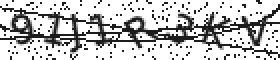
#> input picture captchas/some6.png, 140 x 30 px (shown 2 times larger)
$ python captcha_decoder.py
#> lines starting #> are read from the running program, lines starting #| are printed output that depends on the picture; after the words box and inside, x2 and y2 are one past the last pixel; in counts of white or black regions, pixels touching at a corner belong together
from PIL import Image, ImageFilter
import matplotlib.pyplot as plt
import numpy as np
from skimage.morphology import erosion, dilation, flood
def get_crop_sizes(x):
	top, bottom, right, left = 0,0,0,0
	height, width = x.shape
	print(height, width)

	for i in range(height):
		if np.sum(x[i, :]) != 255*width:
			top = i
			break

	for i in reversed(range(height)):
		if np.sum(x[i, :]) != 255*width:
			bottom = i
			break

	for i in range(width):
		print(i)
		if np.sum(x[:,i]) != 255*height:
			left = i
			break
	for i in reversed( range(width) ):
		if np.sum(x[:, i]) != 255*height:
			right = i
			break


	return top, bottom, right, left


def get_char_locs(im2):
	letters = []


	inletter = False
	foundletter=False
	start = 0
	end = 0


	for y in range(im2.size[0]): # slice across
	  for x in range(im2.size[1]): # slice down
	    pix = im2.getpixel((y,x))
	    if pix != 255:
	      inletter = True
	  if foundletter == False and inletter == True:
	    foundletter = True
	    start = y

	  if foundletter == True and inletter == False:
	    foundletter = False
	    end = y
	    letters.append((start,end))

	  inletter=False
	return letters

def segment_letters(im2, letters):
	count = 0
	characters = []
	for letter in letters:
	  characters.append( im2.crop(( letter[0] , 0, letter[1], im2.size[1] )) )

	return characters

THRESHOLD = 230


im1 = Image.open("captchas/some6.png")
#> im1 is the input picture: PIL image 140x30 RGB; min 28, max 255, mean 194.5
a = np.array(im1)
a[a == 28] = 210
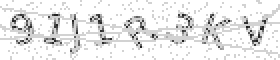
#> a: shape (30, 140, 3) (shown 2 times larger); min 29, max 255, mean 233.3
im1 = Image.fromarray(a)

im = im1.convert('L') # convert to grey

a = np.array(im) # get an array
height, width = a.shape
#> height = 30; width = 140

#a[a < THRESHOLD] = 0
#a[a >= THRESHOLD] = 255


# flood_mask = flood(a,(25, 25))
# a[flood_mask] = 150

b = dilation(a)
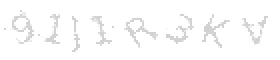
#> b: shape (30, 140) (shown 2 times larger); min 210, max 255, mean 251
b = erosion(b)
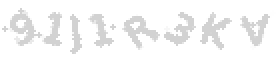
#> b: shape (30, 140) (shown 2 times larger); min 210, max 255, mean 246.2

letters = get_char_locs(Image.fromarray(b))
#> after the loop in get_char_locs, `for y in range(im2.size[0]):`: end = 138; foundletter = False; letters = [(1, 32), (35, 41), (44, 58), (61, 80), (82, 98), (100, 116), (120, 138)]; start = 120

b[b < 170] = 0
# [9 lines of commented-out code are left out]
im2 = Image.fromarray(b)
characters = segment_letters(im2, letters)
#> the loop in segment_letters, `for letter in letters:` made 7 passes
#> after the loop in segment_letters, `for letter in letters:`: characters = 7 items
#> characters = 7 items

fig, ax = plt.subplots(4+len(characters))
ax[0].imshow(im1)
ax[1].imshow(im)
ax[2].imshow(a)
ax[3].imshow(b)

for i in range(len(characters)):
	ax[3+i].imshow(characters[i])
#> this loop made 7 passes
# ax[3].imshow(raw_characters[0])
# ax[4].imshow(raw_characters[1])
# ax[5].imshow(raw_characters[2])
# ax[6].imshow(raw_characters[3])
# ax[7].imshow(raw_characters[4])
# ax[8].imshow(raw_characters[5])

plt.show()
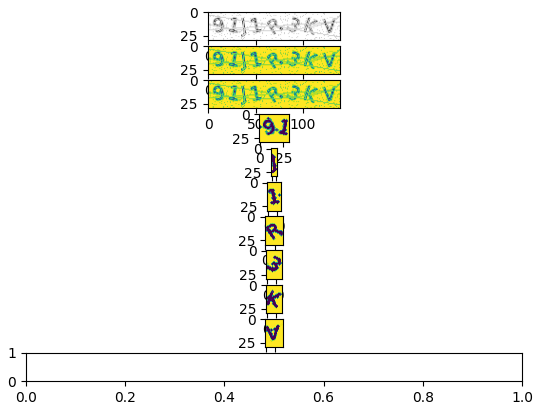
#> figure drawn by matplotlib, 10 panels

$ run again, with captchas/some1.png copied over captchas/some6.png
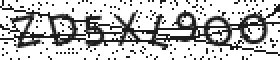
#> input picture captchas/some1.png, 140 x 30 px (shown 2 times larger)
#> im1 is the input picture: PIL image 140x30 RGB; min 28, max 255, mean 190.9
#> `a[a == 28] = 210`:
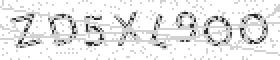
#> a: shape (30, 140, 3) (shown 2 times larger); min 29, max 255, mean 231.2
#> `b = erosion(b)`:
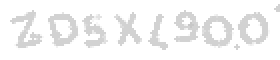
#> b: shape (30, 140) (shown 2 times larger); min 199, max 255, mean 245.4
#> after the loop in get_char_locs, `for y in range(im2.size[0]):`: end = 135; foundletter = True; letters = [(5, 22), (24, 40), (41, 54), (57, 71), (74, 84), (87, 100), (101, 135)]; start = 137
#> the loop in segment_letters, `for letter in letters:` made 7 passes
#> after the loop in segment_letters, `for letter in letters:`: characters = 7 items
#> the loop `for i in range(len(characters)):` made 7 passes

$ run again, with captchas/some102.png copied over captchas/some6.png
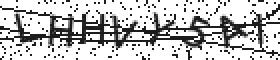
#> input picture captchas/some102.png, 140 x 30 px (shown 2 times larger)
#> im1 is the input picture: PIL image 140x30 RGB; min 28, max 255, mean 194.8
#> `a[a == 28] = 210`:
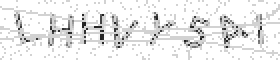
#> a: shape (30, 140, 3) (shown 2 times larger); min 29, max 255, mean 234.4
#> `b = erosion(b)`:
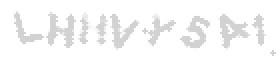
#> b: shape (30, 140) (shown 2 times larger); min 210, max 255, mean 246.9
#> after the loop in get_char_locs, `for y in range(im2.size[0]):`: end = 138; foundletter = False; letters = [(6, 22), (23, 38), (39, 54), (55, 70), (71, 88), (89, 106), (109, 125), (126, 133), (135, 138)]; start = 135
#> the loop in segment_letters, `for letter in letters:` made 9 passes
#> after the loop in segment_letters, `for letter in letters:`: characters = 9 items
#> the loop `for i in range(len(characters)):` made 9 passes
